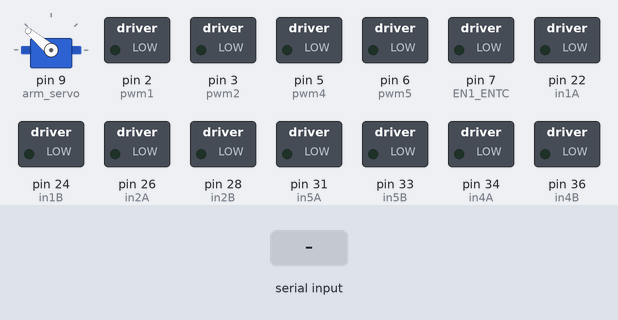
A sketch run on a simulated Arduino Mega 2560, built with avr-gcc and run on an emulated ATmega2560. Parts: servo, switched loads named in the sketch (green lamp = pin HIGH). The inputs (shaded band) are chosen by the test bench.

Above: at 1.2 s.
1.3 s: "F" received over Serial
At 2.5 s:
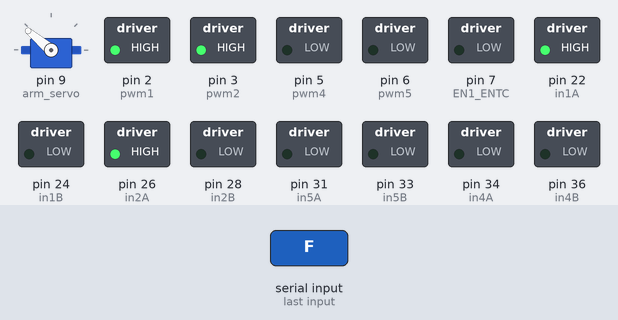
2.8 s: "L" received over Serial
At 3.9 s:
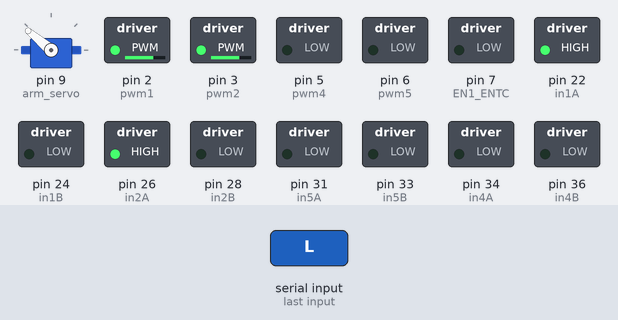
4.3 s: "B" received over Serial
At 5.0 s:
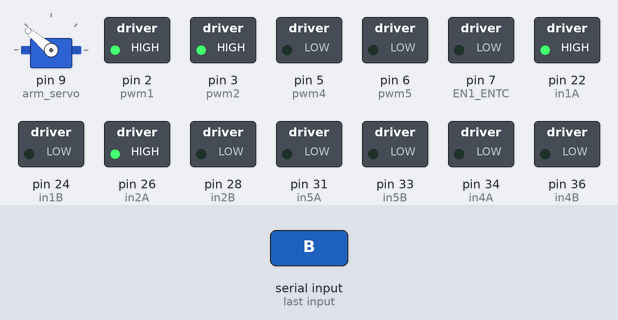
5.8 s: "X" received over Serial
At 6.7 s:
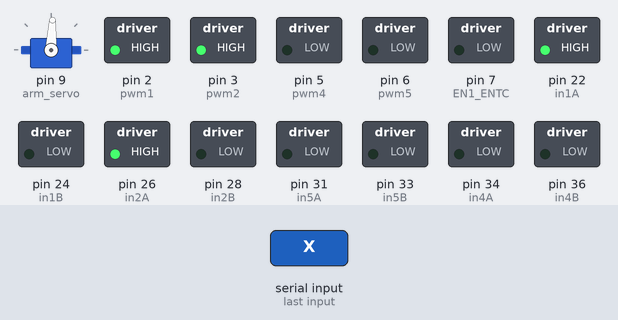
7.4 s: "R" received over Serial
At 8.6 s:
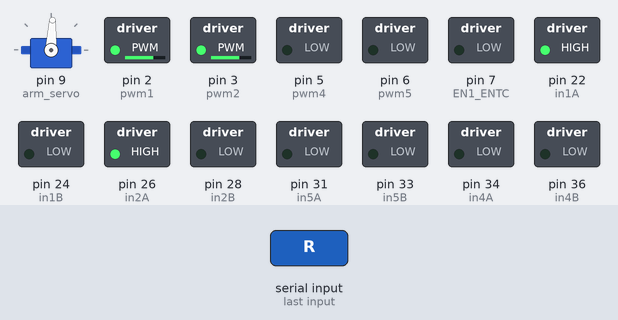
8.9 s: "U" received over Serial
At 9.7 s:
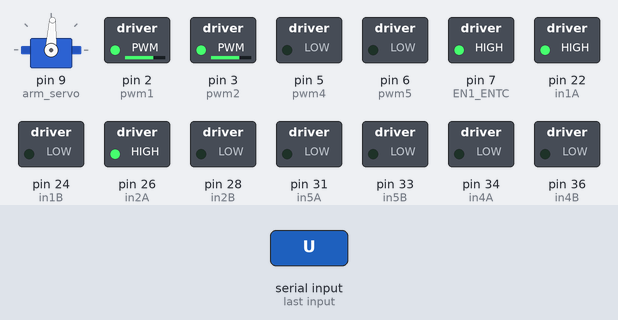
Timing chart, 0 to 11.4 s (numbered marks = the images above; inputs shaded):
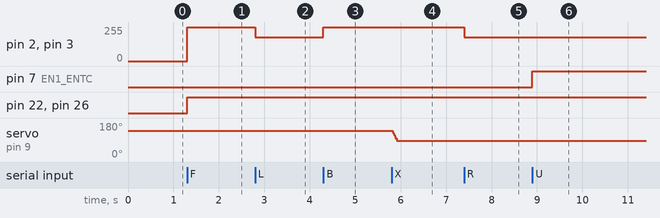

Measured:
- after the input at 1.3 s, pin 2 (pwm1), pin 3 (pwm2): 0/255 → 255/255 at once; pin 22 (in1A), pin 26 (in2A): LOW → HIGH at once
- after the input at 2.8 s, pin 2 (pwm1), pin 3 (pwm2): 255/255 → 180/255 at once
- after the input at 4.3 s, pin 2 (pwm1), pin 3 (pwm2): 180/255 → 255/255 at once
- after the input at 5.8 s, servo on pin 9 (arm_servo): 140° → 87° at once
- after the input at 7.4 s, pin 2 (pwm1), pin 3 (pwm2): 255/255 → 180/255 at once
- after the input at 8.9 s, pin 7 (EN1_ENTC): LOW → HIGH at once

The sketch:

battlebot.ino
```cpp
#include <Wire.h>
#include <Servo.h>

// Pin Definitions
const int in1A = 22;
const int in1B = 24;
const int pwm1 = 2;

const int in2A = 26;
const int in2B = 28;
const int pwm2 = 3;

const int EN1_ENTC = 7;

const int in4A = 34;
const int in4B = 36;
const int pwm4 = 5;

const int in5A = 31;
const int in5B = 33;
const int pwm5 = 6;

class Robot {
public:
  enum class Direction {
    FORWARD,
    BACKWARD,
    LEFT,
    RIGHT,
    STOP
  };

  void init() {
    Serial.begin(9600);

    arm_servo.attach(9);
    arm_servo.write(140);

    digitalWrite(EN1_ENTC, LOW);

    pinMode(in1A, OUTPUT);
    pinMode(in1B, OUTPUT);
    pinMode(pwm1, OUTPUT);
    pinMode(in2A, OUTPUT);
    pinMode(in2B, OUTPUT);
    pinMode(pwm2, OUTPUT);
    pinMode(EN1_ENTC, OUTPUT);
    pinMode(in4A, OUTPUT);
    pinMode(in4B, OUTPUT);
    pinMode(pwm4, OUTPUT);
    pinMode(in5A, OUTPUT);
    pinMode(in5B, OUTPUT);
    pinMode(pwm5, OUTPUT);
  }

  void check() {
    if (Serial.available()) {
      char receivedData = Serial.read();
      switch (receivedData) {
        case 'F':
          move(Direction::FORWARD);
          break;
        case 'B':
          move(Direction::BACKWARD);
          break;
        case 'L':
          move(Direction::LEFT);
          break;
        case 'R':
          move(Direction::RIGHT);
          break;
        case 'X':
          arm_down();
          break;
        case 'U':
          roller_on();
          break;
        case 'I':
          roller_off();
          break;
        case 'S':
          stop_all();
          break;
        default:
          stop_all();
          break;
      }
      delay(200);
    }
  }

private:
  Servo arm_servo;

  // Motor control methods
  void motor_move(int inA, int inB, int pwm, int speed) {
    digitalWrite(inA, HIGH);
    digitalWrite(inB, LOW);
    analogWrite(pwm, speed);
  }

  void motor_stop(int inA, int inB) {
    digitalWrite(inA, LOW);
    digitalWrite(inB, LOW);
  }

  void move(Direction direction) {
    switch (direction) {
      case Direction::FORWARD:
        motor_move(in1A, in1B, pwm1, 255);
        motor_move(in2A, in2B, pwm2, 255);
        break;
      case Direction::BACKWARD:
        motor_move(in1A, in1B, pwm1, 255);
        motor_move(in2A, in2B, pwm2, 255);
        break;
      case Direction::LEFT:
        motor_move(in1A, in1B, pwm1, 180);
        motor_move(in2A, in2B, pwm2, 180);
        break;
      case Direction::RIGHT:
        motor_move(in1A, in1B, pwm1, 180);
        motor_move(in2A, in2B, pwm2, 180);
        break;
      case Direction::STOP:
        motor_stop(in1A, in1B);
        motor_stop(in2A, in2B);
        break;
    }
  }

  // Arm and roller control methods
  void arm_down() {
    for (int i = 140; i >= 87; i--) {
      arm_servo.write(i);
      delay(2);
    }
  }

  void arm_up() {
    for (int i = 87; i <= 140; i++) {
      arm_servo.write(i);
      delay(45);
    }
  }

  void roller_on() {
    digitalWrite(EN1_ENTC, HIGH);
    delay(10);
  }

  void roller_off() {
    digitalWrite(EN1_ENTC, LOW);
    delay(10);
  }

  void stop_all() {
    move(Direction::STOP);
  }
};

Robot battleRobot;

void setup() {
  battleRobot.init();
}

void loop() {
  battleRobot.check();
}
```
